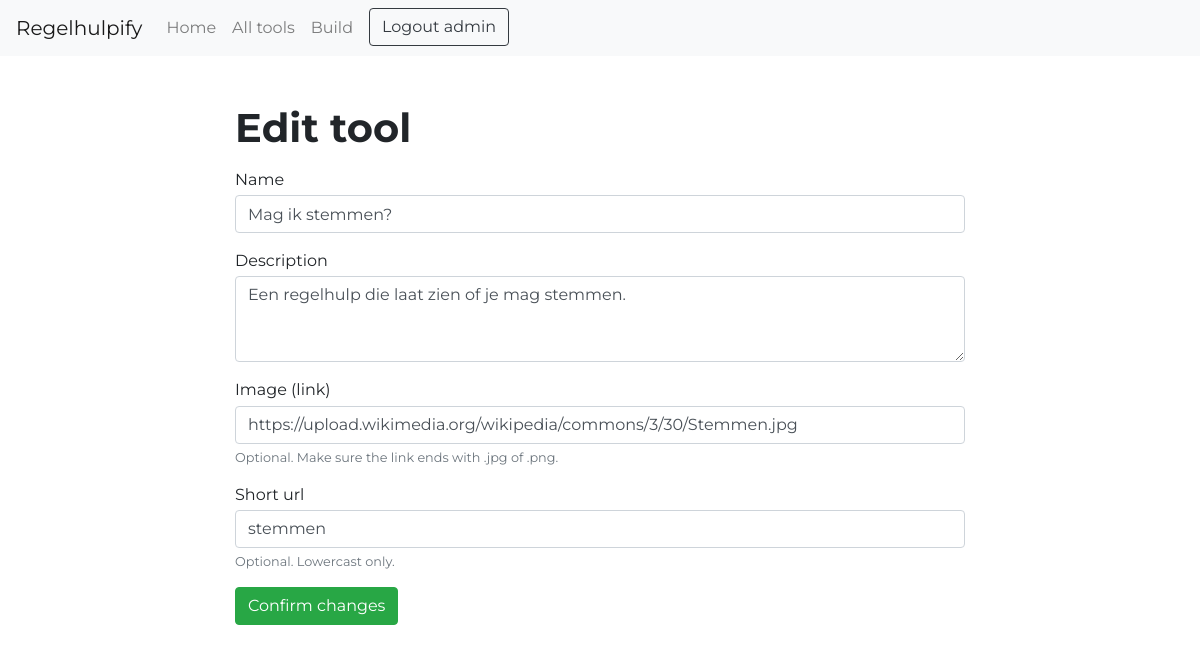
The page /builder/1/edit/ (signed in) on the database its author committed.
### regelhulpify/models.py (models this page shows, shortened)
class Tool(models.Model):
    owner = models.ForeignKey(User, on_delete=models.SET_DEFAULT, default=1)
    name = models.CharField(max_length=128, unique=True)
    desc = models.CharField(max_length=1024)
    img = models.URLField(max_length=1024, null=True, blank=True)
    shorturl = models.SlugField(max_length=64, unique=True, null=True, blank=True, validators=[safe_url])

### regelhulpify/views.py (the view)
# urls.py: path("builder/<int:tool>/edit/", views.edittool, name="edittool"),
@login_required
def edittool(request, tool):
    t = get_object_or_404(Tool, id=tool)
    if t.owner != request.user:
        return HttpResponseForbidden('Not your tool.')
    if request.method == 'POST':
        form = ToolForm(request.POST, instance=t)
        if form.is_valid():
            form.save()
            return redirect('builder_tool', tool)
        else:
            context = {'form': form, 'tool': tool}
            return render(request, 'regelhulpify/edittool.html', context)
    else:
        form = ToolForm(instance=t)
        context = {'form': form, 'tool': tool}
        return render(request, 'regelhulpify/edittool.html', context)

### regelhulpify/forms.py
class ToolForm(ModelForm):
    class Meta:
        model = Tool
        fields = ['name', 'desc', 'img', 'shorturl', 'owner']
        widgets = {
            'owner': HiddenInput(),
            'desc': Textarea(attrs={'rows': 3})
        }
        labels = {
            "name": "Name",
            "desc": "Description",
            "img": "Image (link)",
            "shorturl": "Short url",
        }
        help_texts = {
            'img': _('Optional. Make sure the link ends with .jpg of .png.'),
            'shorturl': _('Optional. Lowercast only.')
        }
    def __init__(self, *args, **kwargs):
        kwargs.setdefault('label_suffix', '')
        super(ToolForm, self).__init__(*args, **kwargs)
        self.fields['name'].widget.attrs['autofocus'] = 'on'
        for visible in self.visible_fields():
            visible.field.widget.attrs['class'] = 'form-control'

### regelhulpify/context_processors.py (called while the page is built)
def login_form(request):
    return {
        'login_form': AuthenticationForm()
    }

### regelhulpify/templates/regelhulpify/edittool.html
{% extends 'regelhulpify/base.html' %}
{% block content %}
  <h1>Edit tool</h1>
  <form action="{% url 'edittool' tool %}" method="post">
    {% include 'regelhulpify/form_snippet.html' %}
    <input type="submit" value="Confirm changes" class="btn btn-success">
  </form>
{% endblock %}

### regelhulpify/templates/regelhulpify/base.html (shortened to what this page needs)
{% load static %}
<html>
    <head>
        <link rel="stylesheet" href="{% static 'css/custom.css' %}">
    </head>
    <body>
        <nav class="navbar navbar-expand-lg navbar-light bg-light">
            <a class="navbar-brand" href="{% url 'home' %}">Regelhulpify</a>
            <div class="collapse navbar-collapse" id="navbarSupportedContent">
                <ul class="navbar-nav mr-auto">
                    <li class="nav-item">
                        <a class="nav-link" href="{% url 'home' %}">Home</a>
                    </li><li class="nav-item">
                        <a class="nav-link" href="{% url 'alltools' %}">All tools</a>
                    </li>
                    <li class="nav-item">
                    {% if user.is_authenticated %}
                        <a class="nav-link" href="{% url 'builder' %}">Build</a>
                    {% else %}
                        <a class="nav-link" href="{% url 'django_registration_register' %}">Register</a>
                    {% endif %}
                    </li>
                    <li class="nav-item dropdown order-1">
                        {% if user.is_authenticated %}
                    <a class="btn btn-outline-dark log-button" href="{% url 'logout' %}"> Logout {{ user.username }}</a>
                      {% endif %}
                  </li>
                </ul>
            </div>
        </nav>
        <div class="content container mt-5 pb-5">
            <div class="row">
                <div class="col-md-2"></div>
                <div class="col-md-8">
                    {% block content %}
                    {% endblock %}
                </div>
            </div>
        </div>
    </body>
</html>

### regelhulpify/templates/regelhulpify/form_snippet.html (shortened to what this page needs)
<div class="mt-3 mb-3 w-100">
    {% for field in form.visible_fields %}
    <div class="form-group">
        {{ field.label_tag }}
        {{ field }}
        {% if field.help_text or field.errors %}
            <small id="emailHelp" class="form-text">{{ field.errors }}<span class="text-muted">{{ field.help_text }}</span></small>
        {% endif %}
    </div>
    {% endfor %}
    </div>

### rows shown on the page
Tool: visible_fields "Mag ik stemmen?" "Een regelhulp die laat zien of je mag stemmen." "https://upload.wikimedia.org/wikipedia/commons/3/30/Stemmen.jpg" "stemmen"

### other values the page prints
{{ user.username }} "admin"
{{ field.label_tag }} "Name" "Description" "Image (link)" "Short url"
{{ field.help_text }} "Optional. Make sure the link ends with .jpg of .png." "Optional. Lowercast only."
